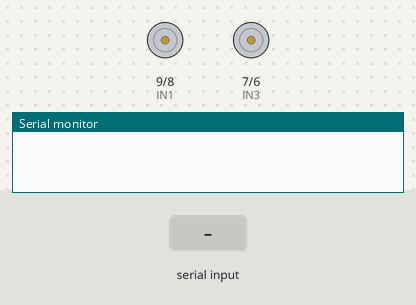
This sketch was run on a simulated Arduino Uno, built with avr-gcc and run on an emulated ATmega328P. Parts: motor-driver pin pairs drawn as motors (green arrow = first pin HIGH = forward, orange = second pin HIGH = backward, longer = more drive, scaled by the enable pin), the last lines printed to the serial monitor. Inputs (shaded band) come from the test bench.

Above: at 1.2 s.
1.3 s: "f" received over Serial
At 2.5 s:
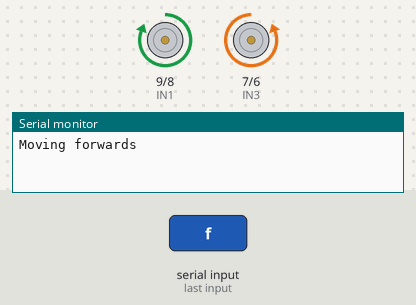
2.8 s: "r" received over Serial
At 3.7 s:
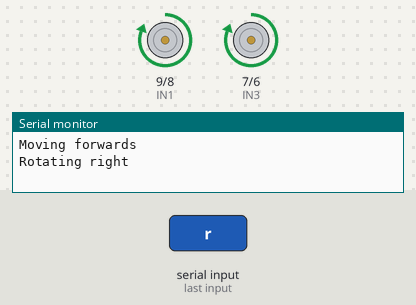
4.3 s: "l" received over Serial
At 4.8 s:
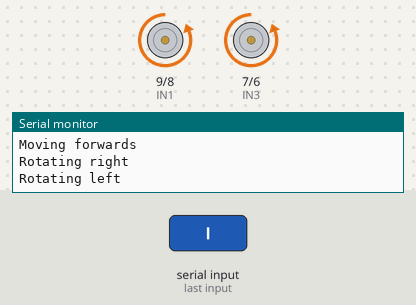
5.8 s: "b" received over Serial
At 7.1 s:
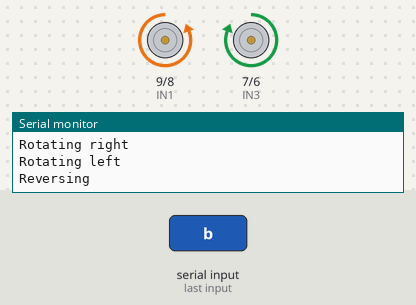
Timing chart, 0 to 8.3 s (numbered marks = the images above; inputs shaded):
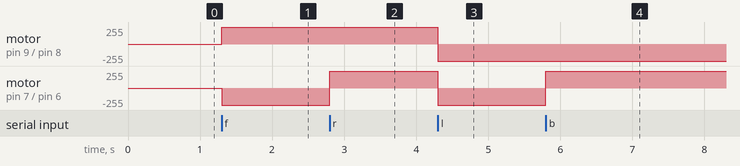

The sketch:

Team01-ACD-motor-car.ino
```cpp
//ENG1000 team01 ACD Code to run the motors for the car's movement
//23-03-2021
//Jeremy Mang

int motor_pins[] = {10, 9, 8, 7, 6, 5};
#define NUM_OF_MOTOR_PIN 5

#define ENA 10
#define IN1 9
#define IN2 8
#define ENB 5
#define IN3 7
#define IN4 6

void setup() {
    Serial.begin(9600);
    //Set the all motor pins to be output
    for (int i = 0; i < NUM_OF_MOTOR_PIN; i +=1) {
        pinMode(motor_pins[i], OUTPUT);
    }
    //Set the speed of the motors
    analogWrite(ENA, 255);
    analogWrite(ENB, 255);
}

void loop() {
    if (Serial.available()) {
        char c = Serial.read();

        //Move Forward
        if (c == 'f') {
            Serial.print("Moving forwards\n");
            digitalWrite(IN1, HIGH);
            digitalWrite(IN2, LOW);
            digitalWrite(IN3, LOW);
            digitalWrite(IN4, HIGH);
        }
        //Rotate right
        else if (c == 'r') {
            Serial.print("Rotating right\n");
            digitalWrite(IN1, HIGH);
            digitalWrite(IN2, LOW);
            digitalWrite(IN3, HIGH);
            digitalWrite(IN4, LOW);
        }
        //Rotate left
        else if (c == 'l') {
            Serial.print("Rotating left\n");
            digitalWrite(IN1, LOW);
            digitalWrite(IN2, HIGH);
            digitalWrite(IN3, LOW);
            digitalWrite(IN4, HIGH);
        }
        //Reverse
        else if (c == 'b') {
            Serial.print("Reversing\n");
            digitalWrite(IN1, LOW);
            digitalWrite(IN2, HIGH);
            digitalWrite(IN3, HIGH);
            digitalWrite(IN4, LOW);
        }
        //Stop
        else if (c == 's') {
            Serial.print("Stop\n");
            digitalWrite(IN1, LOW);
            digitalWrite(IN2, LOW);
            digitalWrite(IN3, LOW);
            digitalWrite(IN4, LOW);
        }
        delay(1000);
    }
}
```

Measured:
- after the input at 1.3 s, motor on pin 9 (IN1) / pin 8 (IN2): stopped → forward 255/255 at once; motor on pin 7 (IN3) / pin 6 (IN4): stopped → backward 255/255 at once
- after the input at 2.8 s, motor on pin 7 (IN3) / pin 6 (IN4): backward 255/255 → forward 255/255 at once
- after the input at 4.3 s, motor on pin 9 (IN1) / pin 8 (IN2), motor on pin 7 (IN3) / pin 6 (IN4): forward 255/255 → backward 255/255 at once
- after the input at 5.8 s, motor on pin 7 (IN3) / pin 6 (IN4): backward 255/255 → forward 255/255 at once
